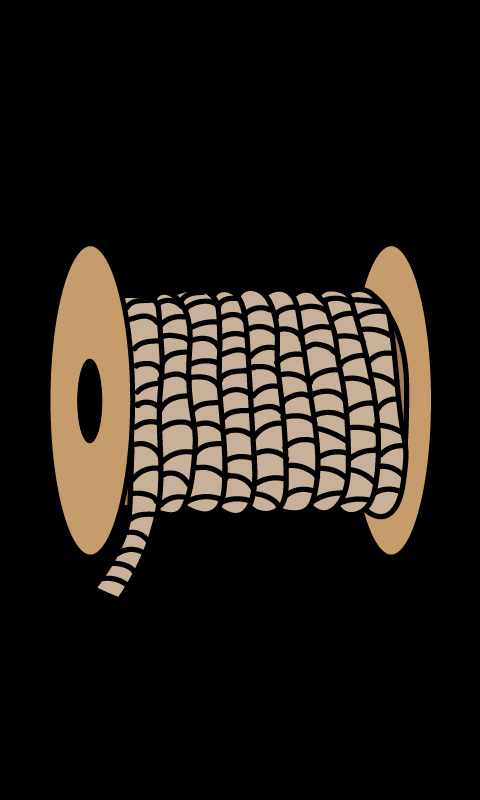

This game map was drawn from its Tiled (.tmx) file and the tilesets committed beside it. A one-line description and the trimmed map source follow:
An orthogonal 60x100 tile map with 8x8 px tiles, 1 tile layer (Tile Layer 1) and 291 objects.

<map version="1.4" tiledversion="1.4.3" orientation="orthogonal" renderorder="left-down" width="60" height="100" tilewidth="8" tileheight="8" infinite="0" nextlayerid="4" nextobjectid="293">
 <tileset firstgid="1" name="elephant" tilewidth="8" tileheight="8" tilecount="13200" columns="60">
  <image source="elephant.png" width="480" height="1760" />
 </tileset>
 <layer id="1" name="Tile Layer 1" width="60" height="100">
  <data>[6000 cells, 6000 non-empty, 6000 distinct tile ids]</data>
 </layer>
 <objectgroup id="2" name="PiirtoPisteet" visible="0">
  <object id="1" x="88.4956" y="555.193">
   <point />
  </object>
  <object id="2" x="81.9748" y="555.193">
   <point />
  </object>
  <object id="3" x="76.3857" y="549.604">
   <point />
  </object>
  <object id="4" x="73.5911" y="541.22">
   <point />
  </object>
  <object id="5" x="68.9334" y="530.042">
   <point />
  </object>
  <object id="6" x="62.4127" y="512.343">
   <point />
  </object>
  <object id="7" x="55.8919" y="496.507">
   <point />
  </object>
  <object id="8" x="54.9604" y="481.602">
   <point />
  </object>
  <object id="9" x="50.3027" y="459.245">
   <point />
  </object>
  <object id="10" x="50.3027" y="441.546">
   <point />
  </object>
  <object id="11" x="49.3712" y="428.505">
   <point />
  </object>
  <object id="12" x="49.3712" y="406.148">
   <point />
  </object>
  <object id="13" x="48.4397" y="381.928">
   <point />
  </object>
  <object id="14" x="48.4397" y="363.298">
   <point />
  </object>
  <object id="15" x="50.3027" y="346.53">
   <point />
  </object>
  <object id="16" x="53.0973" y="335.352">
   <point />
  </object>
  <object id="17" x="56.8235" y="311.132">
   <point />
  </object>
  <object id="18" x="54.9604" y="314.858">
   <point />
  </object>
  <object id="19" x="62.4127" y="291.57">
   <point />
  </object>
  <object id="20" x="67.0703" y="280.391">
   <point />
  </object>
  <object id="21" x="71.728" y="261.761">
   <point />
  </object>
  <object id="22" x="78.2487" y="250.582">
   <point />
  </object>
  <object id="23" x="84.7694" y="244.061">
   <point />
  </object>
  <object id="24" x="91.2902" y="242.198">
   <point />
  </object>
  <object id="25" x="99.674" y="245.925">
   <point />
  </object>
  <object id="26" x="107.126" y="256.171">
   <point />
  </object>
  <object id="27" x="110.852" y="264.555">
   <point />
  </object>
  <object id="28" x="113.647" y="274.802">
   <point />
  </object>
  <object id="29" x="115.51" y="285.98">
   <point />
  </object>
  <object id="30" x="124.825" y="302.748">
   <point />
  </object>
  <object id="31" x="124.825" y="305.543">
   <point />
  </object>
  <object id="32" x="130.415" y="319.516">
   <point />
  </object>
  <object id="33" x="129.483" y="330.694">
   <point />
  </object>
  <object id="34" x="129.483" y="347.462">
   <point />
  </object>
  <object id="35" x="129.483" y="361.435">
   <point />
  </object>
  <object id="36" x="131.346" y="372.613">
   <point />
  </object>
  <object id="37" x="131.346" y="403.354">
   <point />
  </object>
  <object id="38" x="132.278" y="383.791">
   <point />
  </object>
  <object id="39" x="129.483" y="414.532">
   <point />
  </object>
  <object id="40" x="129.483" y="423.847">
   <point />
  </object>
  <object id="41" x="129.483" y="432.231">
   <point />
  </object>
  <object id="42" x="128.551" y="448.067">
   <point />
  </object>
  <object id="43" x="128.551" y="457.382">
   <point />
  </object>
  <object id="44" x="127.62" y="465.766">
   <point />
  </object>
  <object id="45" x="125.757" y="477.876">
   <point />
  </object>
  <object id="46" x="125.757" y="487.191">
   <point />
  </object>
  <object id="47" x="122.962" y="496.507">
   <point />
  </object>
  <object id="48" x="121.099" y="508.617">
   <point />
  </object>
  <object id="49" x="118.305" y="520.727">
   <point />
  </object>
  <object id="50" x="113.647" y="530.973">
   <point />
  </object>
  <object id="51" x="111.784" y="536.563">
   <point />
  </object>
  <object id="52" x="108.058" y="543.083">
   <point />
  </object>
  <object id="53" x="104.332" y="549.604">
   <point />
  </object>
  <object id="54" x="99.674" y="554.262">
   <point />
  </object>
  <object id="55" x="95.9478" y="557.056">
   <point />
  </object>
  <object id="56" x="93.1532" y="586.865">
   <point />
  </object>
  <object id="57" x="102.469" y="593.386">
   <point />
  </object>
  <object id="58" x="111.784" y="598.044">
   <point />
  </object>
  <object id="59" x="116.442" y="601.77">
   <point />
  </object>
  <object id="60" x="120.168" y="601.77">
   <point />
  </object>
  <object id="61" x="127.62" y="588.728">
   <point />
  </object>
  <object id="62" x="137.867" y="571.961">
   <point />
  </object>
  <object id="63" x="142.524" y="560.782">
   <point />
  </object>
  <object id="64" x="148.114" y="548.673">
   <point />
  </object>
  <object id="65" x="151.84" y="538.426">
   <point />
  </object>
  <object id="66" x="157.429" y="518.864">
   <point />
  </object>
  <object id="67" x="95.9478" y="587.797">
   <point />
  </object>
  <object id="68" x="103.4" y="579.413">
   <point />
  </object>
  <object id="69" x="109.921" y="568.235">
   <point />
  </object>
  <object id="70" x="118.305" y="554.262">
   <point />
  </object>
  <object id="71" x="122.031" y="542.152">
   <point />
  </object>
  <object id="72" x="126.688" y="526.316">
   <point />
  </object>
  <object id="73" x="130.415" y="513.274">
   <point />
  </object>
  <object id="74" x="133.209" y="496.507">
   <point />
  </object>
  <object id="75" x="160.224" y="495.575">
   <point />
  </object>
  <object id="76" x="158.361" y="476.945">
   <point />
  </object>
  <object id="77" x="159.292" y="459.245">
   <point />
  </object>
  <object id="78" x="159.292" y="445.272">
   <point />
  </object>
  <object id="79" x="159.292" y="437.82">
   <point />
  </object>
  <object id="80" x="157.429" y="425.71">
   <point />
  </object>
  <object id="81" x="158.361" y="408.011">
   <point />
  </object>
  <object id="82" x="160.224" y="393.107">
   <point />
  </object>
  <object id="83" x="159.292" y="372.613">
   <point />
  </object>
  <object id="84" x="162.087" y="355.845">
   <point />
  </object>
  <object id="85" x="161.155" y="337.215">
   <point />
  </object>
  <object id="86" x="160.224" y="322.31">
   <point />
  </object>
  <object id="87" x="157.429" y="304.611">
   <point />
  </object>
  <object id="88" x="151.84" y="297.159">
   <point />
  </object>
  <object id="89" x="142.524" y="296.227">
   <point />
  </object>
  <object id="90" x="137.867" y="297.159">
   <point />
  </object>
  <object id="91" x="163.018" y="292.501">
   <point />
  </object>
  <object id="92" x="169.539" y="293.433">
   <point />
  </object>
  <object id="93" x="176.991" y="299.022">
   <point />
  </object>
  <object id="94" x="182.58" y="309.269">
   <point />
  </object>
  <object id="95" x="185.375" y="322.31">
   <point />
  </object>
  <object id="96" x="190.033" y="334.42">
   <point />
  </object>
  <object id="97" x="187.238" y="349.325">
   <point />
  </object>
  <object id="98" x="187.238" y="362.366">
   <point />
  </object>
  <object id="99" x="187.238" y="376.339">
   <point />
  </object>
  <object id="100" x="186.306" y="394.97">
   <point />
  </object>
  <object id="101" x="190.033" y="406.148">
   <point />
  </object>
  <object id="102" x="192.827" y="421.984">
   <point />
  </object>
  <object id="103" x="196.553" y="436.889">
   <point />
  </object>
  <object id="104" x="194.69" y="457.382">
   <point />
  </object>
  <object id="105" x="192.827" y="472.287">
   <point />
  </object>
  </objectgroup>
 <objectgroup id="3" name="VoittoPisteet">
  <!-- 30 objects omitted --></objectgroup>
</map>
<!-- 186 of 291 objects omitted -->